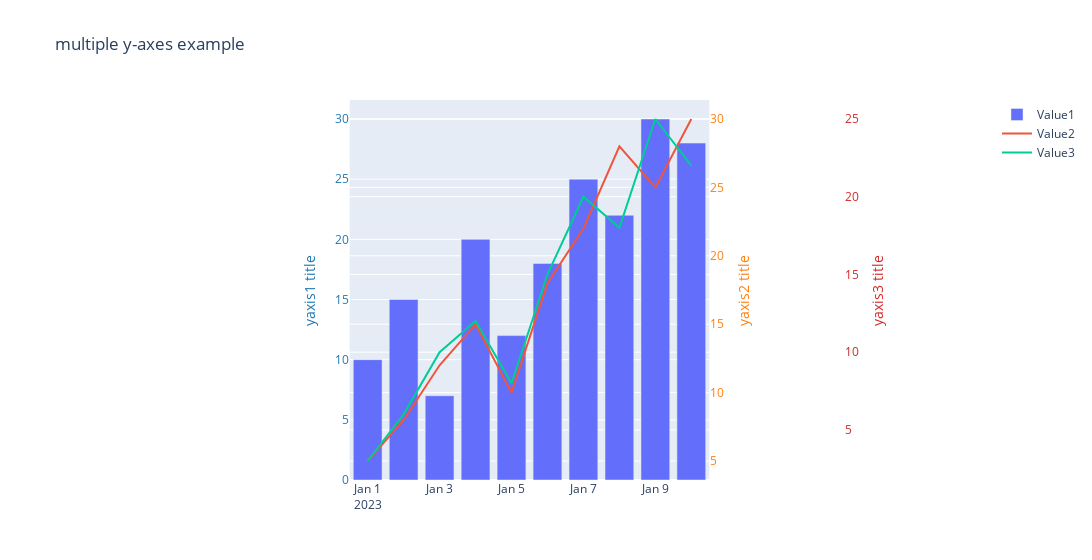

The cell this chart's notebook holds for it:
### Code cell
# 创建一些示例数据
data = {
    'Timestamp': pd.date_range(start='2023-01-01', periods=10, freq='D'),
    'Value1': [10, 15, 7, 20, 12, 18, 25, 22, 30, 28],
    'Value2': [5, 8, 12, 15, 10, 18, 22, 28, 25, 30],
    'Value3': [3, 6, 10, 12, 8, 15, 20, 18, 25, 22]
}

df = pd.DataFrame(data)

fig = go.Figure()

# 添加柱状图和折线图到子图
fig.add_trace(go.Bar(x=df['Timestamp'], y=df['Value1'], name='Value1', yaxis="y1"))
fig.add_trace(go.Scatter(x=df['Timestamp'], y=df['Value2'], mode='lines', name='Value2', yaxis="y2"))
fig.add_trace(go.Scatter(x=df['Timestamp'], y=df['Value3'], mode='lines', name='Value3', yaxis="y3"))


# Create axis objects
fig.update_layout(
    xaxis=dict(
        domain=[0.3, 0.7]
    ),
    yaxis1=dict(
        title="yaxis1 title",
        titlefont=dict(
            color="#1f77b4"
        ),
        tickfont=dict(
            color="#1f77b4"
        )
    ),
    yaxis2=dict(
        title="yaxis2 title",
        titlefont=dict(
            color="#ff7f0e"
        ),
        tickfont=dict(
            color="#ff7f0e"
        ),
        anchor="x",
        overlaying="y",
        side="right",
    ),
    yaxis3=dict(
        title="yaxis3 title",
        titlefont=dict(
            color="#d62728"
        ),
        tickfont=dict(
            color="#d62728"
        ),
        anchor="free",
        overlaying="y",
        side="right",
        position=0.85
    ),

)

# Update layout properties
fig.update_layout(
    title_text="multiple y-axes example",
    width=1600,
)

fig.show()

### Figure 1 — Plotly figure (JSON) as saved in the notebook; plotly's stock layout.template omitted (floating-point values rounded to 4 significant figures)
{"data": [{"name": "Value1", "type": "bar", "x": ["2023-01-01T00:00:00", "2023-01-02T00:00:00", "2023-01-03T00:00:00", "2023-01-04T00:00:00", "2023-01-05T00:00:00", "2023-01-06T00:00:00", "2023-01-07T00:00:00", "2023-01-08T00:00:00", "2023-01-09T00:00:00", "2023-01-10T00:00:00"], "y": [10, 15, 7, 20, 12, 18, 25, 22, 30, 28], "yaxis": "y"}, {"mode": "lines", "name": "Value2", "type": "scatter", "x": ["2023-01-01T00:00:00", "2023-01-02T00:00:00", "2023-01-03T00:00:00", "2023-01-04T00:00:00", "2023-01-05T00:00:00", "2023-01-06T00:00:00", "2023-01-07T00:00:00", "2023-01-08T00:00:00", "2023-01-09T00:00:00", "2023-01-10T00:00:00"], "y": [5, 8, 12, 15, 10, 18, 22, 28, 25, 30], "yaxis": "y2"}, {"mode": "lines", "name": "Value3", "type": "scatter", "x": ["2023-01-01T00:00:00", "2023-01-02T00:00:00", "2023-01-03T00:00:00", "2023-01-04T00:00:00", "2023-01-05T00:00:00", "2023-01-06T00:00:00", "2023-01-07T00:00:00", "2023-01-08T00:00:00", "2023-01-09T00:00:00", "2023-01-10T00:00:00"], "y": [3, 6, 10, 12, 8, 15, 20, 18, 25, 22], "yaxis": "y3"}], "layout": {"title": {"text": "multiple y-axes example"}, "width": 1600, "xaxis": {"domain": [0.3, 0.7]}, "yaxis": {"tickfont": {"color": "#1f77b4"}, "title": {"font": {"color": "#1f77b4"}, "text": "yaxis1 title"}}, "yaxis2": {"anchor": "x", "overlaying": "y", "side": "right", "tickfont": {"color": "#ff7f0e"}, "title": {"font": {"color": "#ff7f0e"}, "text": "yaxis2 title"}}, "yaxis3": {"anchor": "free", "overlaying": "y", "position": 0.85, "side": "right", "tickfont": {"color": "#d62728"}, "title": {"font": {"color": "#d62728"}, "text": "yaxis3 title"}}}}
